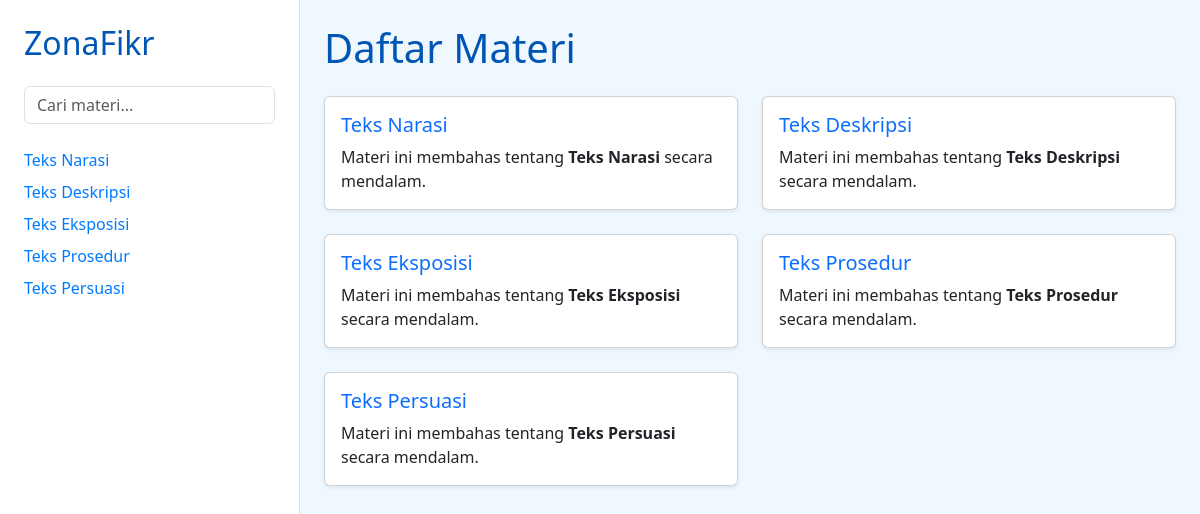
Page /katalog.php on the committed database.
### tables this page shows
CREATE TABLE materi (
    id INT AUTO_INCREMENT PRIMARY KEY,
    judul VARCHAR(255) NOT NULL,
    deskripsi TEXT NOT NULL,
    isi TEXT NOT NULL
);

### katalog.php (the view, shortened to what this page needs)
<?php
include 'koneksi.php';
$search = isset($_GET['search']) ? $_GET['search'] : '';
$query = "SELECT * FROM materi";
$result = $koneksi->query($query);
$materiList = $result->fetch_all(MYSQLI_ASSOC);
?>
<!DOCTYPE html>
<html>
<head>
  <link href="https://cdn.jsdelivr.net/npm/bootstrap@5.3.3/dist/css/bootstrap.min.css" rel="stylesheet">
</head>
<body>
  <div class="container-fluid">
    <div class="row min-vh-100">
      <div class="col-md-3 bg-white border-end p-4">
        <h2 class="zonafikr-title mb-4">ZonaFikr</h2>
        <form method="get" class="mb-4">
          <input type="text" name="search" class="form-control" placeholder="Cari materi..." value="<?= htmlspecialchars($search) ?>">
        </form>
        <div style="max-height: 70vh; overflow-y: auto;">
          <ul class="list-unstyled">
            <?php foreach ($materiList as $materi): ?>
              <li class="sidebar-link mb-2"><?= htmlspecialchars($materi['judul']) ?></li>
            <?php endforeach; ?>
          </ul>
        </div>
      </div>
      <div class="col-md-9 p-4">
        <h1 class="zonafikr-title mb-4">Daftar Materi</h1>
        <div class="row row-cols-1 row-cols-md-2 g-4">
          <?php foreach ($materiList as $materi): ?>
            <div class="col">
              <div class="card h-100 shadow-sm">
                <div class="card-body">
                  <h5 class="card-title text-primary"><?= htmlspecialchars($materi['judul']) ?></h5>
                  <p class="card-text">Materi ini membahas tentang <strong><?= htmlspecialchars($materi['judul']) ?></strong> secara mendalam.</p>
                </div>
              </div>
            </div>
          <?php endforeach; ?>
        </div>
      </div>
    </div>
  </div>
</body>
</html>

### katalog.php (style rules this page uses)
body { background-color: #f0f8ff; }
.zonafikr-title { color: #0056b3; }
.sidebar-link { color: #007bff; cursor: pointer; }

### rows in the picture
materi: judul "Teks Narasi"
materi: judul "Teks Deskripsi"
materi: judul "Teks Eksposisi"
materi: judul "Teks Prosedur"
materi: judul "Teks Persuasi"
